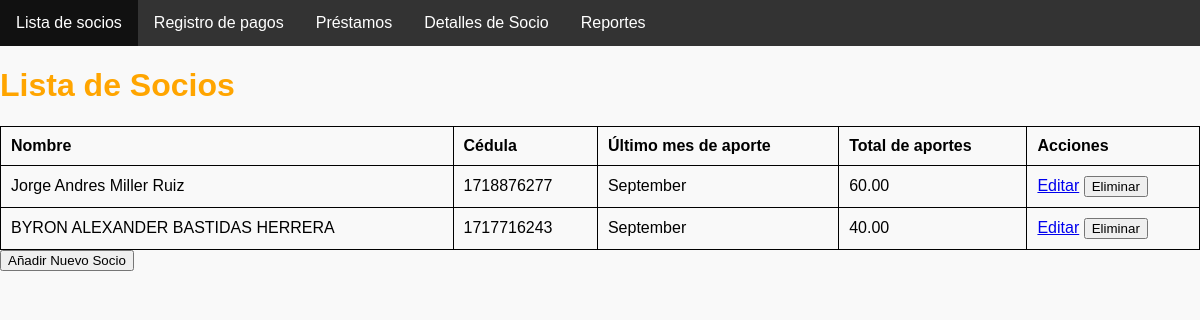
Screenshot of /socios/socios/ (signed in) with the database file from the repository.
### socios/models.py (models this page shows)
class Socio(models.Model):
    nombre = models.CharField(max_length=50)
    apellidos = models.CharField(max_length=50)
    numero_cuenta = models.CharField(max_length=20, unique=True)
    total_dinero = models.DecimalField(max_digits=12, decimal_places=2)
    prestamos = models.IntegerField(default=0)
    deuda = models.DecimalField(max_digits=12, decimal_places=2, default=0.00)

### socios/views.py (the view)
# urls.py: path('socios/', views.lista_socios, name='lista_socios'),
@login_required
def lista_socios(request):
    socios = Socio.objects.all()
    for socio in socios:
        total_aportes = PagoMensualidad.objects.filter(socio=socio).aggregate(Sum('monto'))['monto__sum'] or 0
        socio.total_aportes = total_aportes
        ultimo_pago = PagoMensualidad.objects.filter(socio=socio).order_by('-fecha_pago').first()
        if ultimo_pago:
            socio.ultimo_mes_aporte = ultimo_pago.fecha_pago.strftime('%B')
        else:
            socio.ultimo_mes_aporte = 'No registrado'
    return render(request, 'socios/lista_socios.html', {'socios': socios})

### templates/socios/lista_socios.html (shortened to what this page needs)
    {% extends 'socios/base.html' %}
{% block content %}
    <h1>Lista de Socios</h1>
    <table>
        <thead>
            <tr>
                <th>Nombre</th>
                <th>Cédula</th>
                <th>Último mes de aporte</th>
                <th>Total de aportes</th>
                <th>Acciones</th>
            </tr>
        </thead>
        <tbody>
            {% for socio in socios %}
                <tr>
                    <td>{{ socio.nombre }} {{ socio.apellidos }}</td>
                    <td>{{ socio.numero_cuenta }}</td>
                    <td>{{ socio.ultimo_mes_aporte|default:"No registrado" }}</td>
                    <td>{{ socio.total_dinero }}</td>
                    <td>
                        <a href="{% url 'editar_socio' socio.id %}" class="btn btn-primary">Editar</a>
                        <form method="POST" action="{% url 'eliminar_socio' socio.id %}" style="display:inline;">
                            <button type="submit" class="btn btn-danger" onclick="return confirm('¿Está seguro de que desea eliminar este socio y todos sus registros?')">Eliminar</button>
                        </form>
                    </td>
                </tr>
            {% endfor %}
        </tbody>
    </table>
    <button onclick="document.getElementById('nuevo-socio-form').style.display = 'block';">Añadir Nuevo Socio</button>
{% endblock %}

### socios/static/css/styles.css (style rules this page uses)
body { font-family: Arial, sans-serif; margin: 0; padding: 0; background-color: #f9f9f9; }
h1 { color: orange; }
table { width: 100%; border-collapse: collapse; }
table, th, td { border: 1px solid black; }
th, td { padding: 10px; text-align: left; }

### rows the page displays
Socio: nombre "Jorge Andres", apellidos "Miller Ruiz", numero_cuenta "1718876277", ultimo_mes_aporte "September", total_dinero "60.00"
Socio: nombre "BYRON ALEXANDER", apellidos "BASTIDAS HERRERA", numero_cuenta "1717716243", ultimo_mes_aporte "September", total_dinero "40.00"
